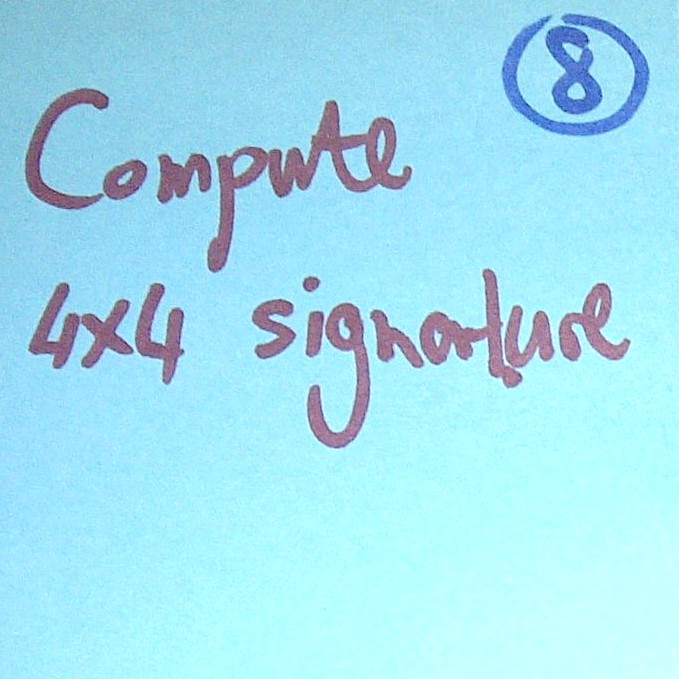
#> input picture Post-Its-similarity-tester./test_data/blue1b.jpg, 679 x 679 px, found by its file name
$ python test.py   (Python 2 division)
#> lines starting #> are read from the running program, lines starting #| are printed output that depends on the picture; after the words box and inside, x2 and y2 are one past the last pixel; in counts of white or black regions, pixels touching at a corner belong together
#This code analysis the similarity between Post-Its
#taken under different lighting conditions.


import cv2
import numpy as np


#Returns the number of dark/black pixels in each 5X5 grid
def blackCount(im,dim):
	b = 0
	for x in range(dim):
		for y in range(dim):
			if im[x,y] != 255:
				b += 1
	return b

#Return normalized version of signatures(between 0 and 1)
def normalize_signature(sign):
	return (sign-sign.min()) / (sign.max() - sign.min())


#5X5 grid of 400X400 image. Returns the image signature(1D array with 25 elements)
#Image shape must be square and dimensions must be a multiple of 5
def grid_signature(im):
	im_sign = np.zeros(25)
	step = 80 					# 400/5
	for i in range(5):
		for j in range(5):
			im_temp = im[i*step:i*step + step:1 , j*step:j*step + step:1]	# 5X5 grid extract
			im_sign[i*5 + j] = blackCount(im_temp, step)
	im_sign = normalize_signature(im_sign)
	return im_sign


#Gets the signatures and checks for similarity
#Returns True for similar and False otherwise.
def compare(sign1,sign2):
	diff = abs(sign1-sign2)
	if diff.max() > 0.4:
		print ' not similar '
		return False
	else:
		print ' similar '
		return True

#Reads and converts a color image to grayscale, then to black and white.
#Also resizes the image. We process 400X400 square images.
def image_preprocessing(imageFilename):
#> called with imageFilename = 'blue1b.jpg'
	image = cv2.imread(imageFilename)
#> image is the input picture: shape (679, 679, 3); mean B, G, R 240.4, 224.4, 162.7
	gray = cv2.cvtColor(image,cv2.COLOR_BGR2GRAY)
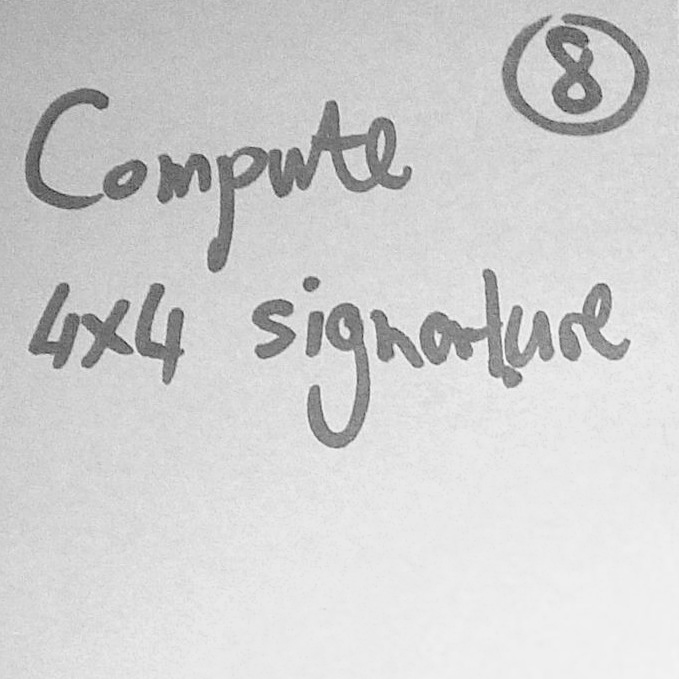
#> gray: shape (679, 679); min 45, max 253, mean 207.8
	#Conversion to black and white.
	(thresh, im_bw) = cv2.threshold(gray, 128, 255, cv2.THRESH_BINARY | cv2.THRESH_OTSU)
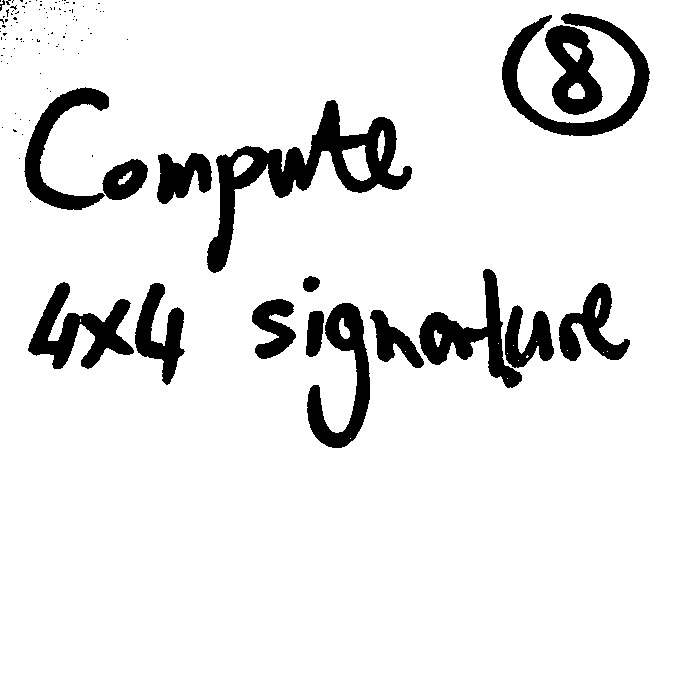
#> im_bw: shape (679, 679); 90.4% white; 112 black regions (95 under 20 px), largest, box (x1, y1, x2, y2) and area: (207, 100, 412, 273) 8465, (502, 13, 650, 136) 4772, (28, 282, 134, 369) 3860
#> thresh = 171
	im_bw = cv2.resize(im_bw,(400,400))
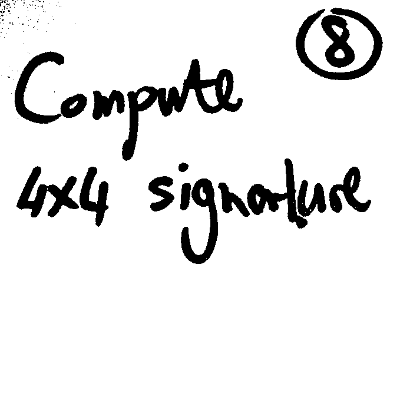
#> im_bw: shape (400, 400); min 0, max 255, mean 230.4
	return im_bw

#im1 and im2 are examples of some post-its. Try with some other examples as well.
im1 = image_preprocessing('blue1b.jpg')
im2 = image_preprocessing('pink1b.jpg')
#> call 2 of image_preprocessing, with imageFilename = 'pink1b.jpg'
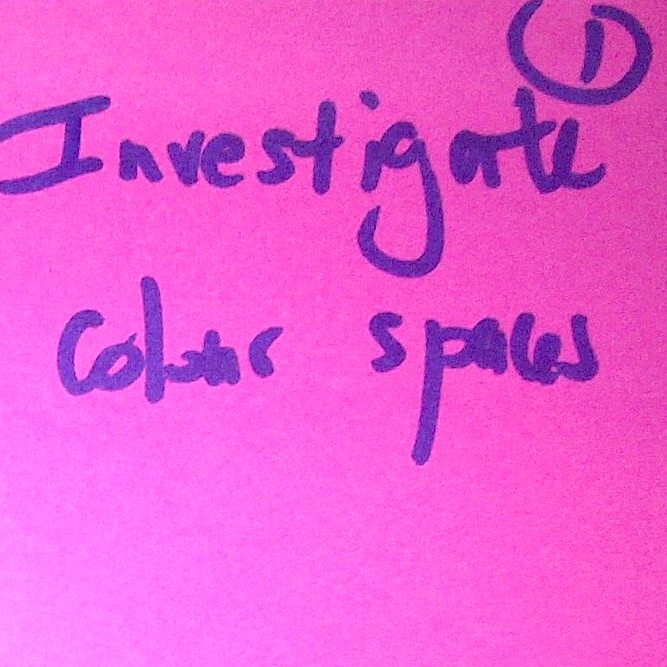
#> input picture Post-Its-similarity-tester./test_data/pink1b.jpg, 667 x 667 px, found by its file name
#> in image_preprocessing, image is the input picture: shape (667, 667, 3); mean B, G, R 211.1, 90.8, 233.8
#> in image_preprocessing (call 2), `gray = cv2.cvtColor(image,cv2.COLOR_BGR2GRAY)`:
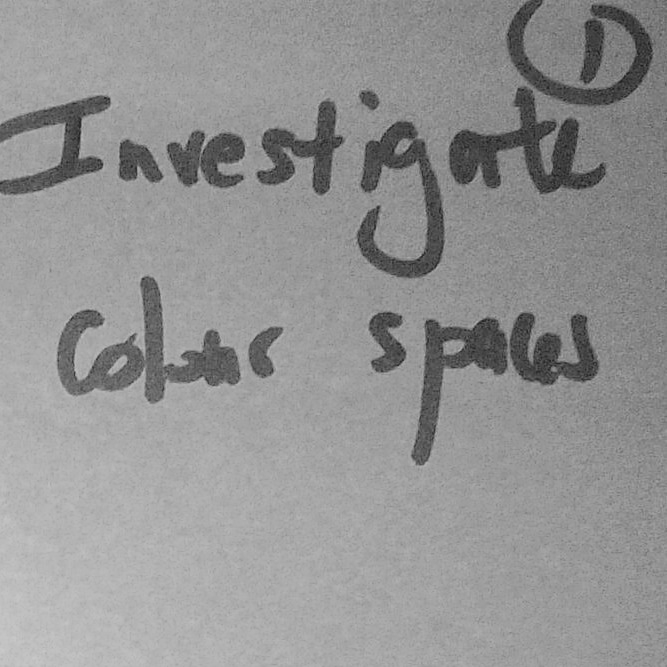
#> gray: shape (667, 667); min 28, max 202, mean 147.3
#> in image_preprocessing (call 2), `(thresh, im_bw) = cv2.threshold(gray, 128, 255, cv2.THRESH_BINARY | cv..`:
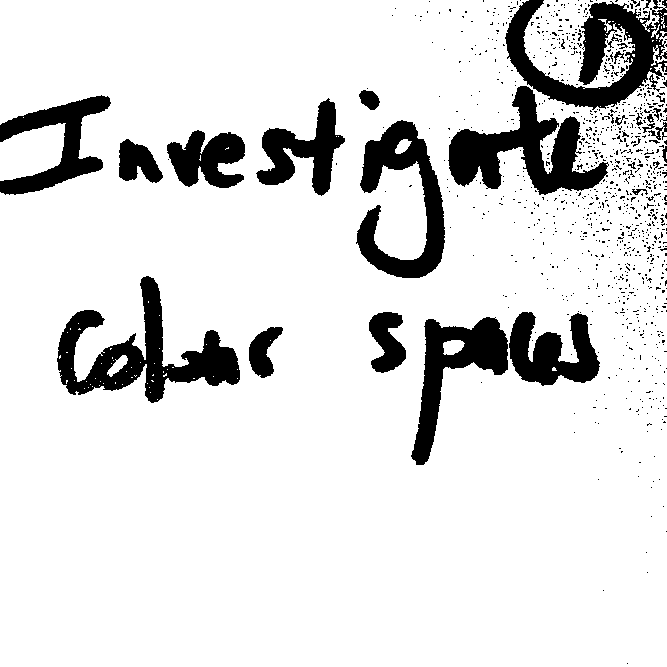
#> im_bw: shape (667, 667); 87.3% white; 985 black regions (952 under 20 px), largest, box (x1, y1, x2, y2) and area: (57, 276, 240, 403) 7971, (505, 0, 667, 110) 7610, (448, 86, 609, 195) 7266
#> in image_preprocessing (call 2), `(thresh, im_bw) = cv2.threshold(gray, 128, 255, cv2.THRESH_BINARY | cv..`: thresh = 120
#> in image_preprocessing (call 2), `im_bw = cv2.resize(im_bw,(400,400))`:
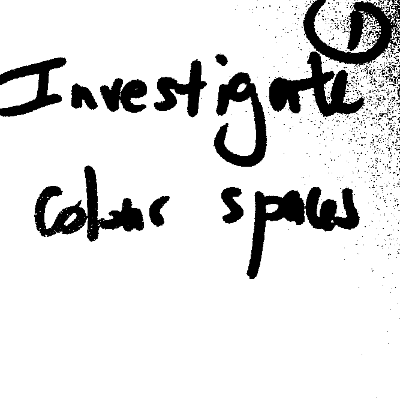
#> im_bw: shape (400, 400); min 0, max 255, mean 222.5
compare(grid_signature(im1), grid_signature(im2))
#> after the loop in grid_signature, `for i in range(5):`: im_temp: shape (80, 80); every value is 255
#> after the loop in grid_signature, `for i in range(5):`: im_sign = 25 values, max 2293 at index 4, min 0 at index 1, mean 680
#> in grid_signature, `im_sign = normalize_signature(im_sign)`: im_sign = 25 values, max 1 at index 4, min 0 at index 1, mean 0.297
#> in compare, `diff = abs(sign1-sign2)`: diff = 25 values, max 0.682 at index 12, min 0 at index 4, mean 0.161
